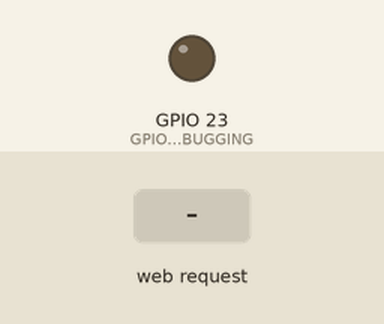
Simulated run of this program. Board: ESP32. Parts: output pins drawn as LEDs (lit = HIGH). The test bench sets the inputs (shaded band). What the program prints to the serial monitor is not drawn.

Above: at 2.2 s.
2.3 s: HTTP request GET /recipes received
At 3.5 s:
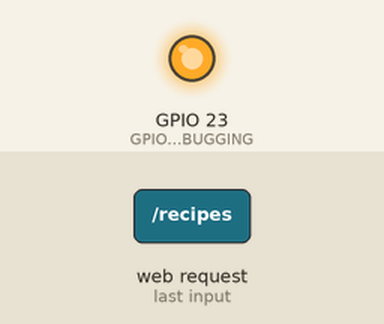
3.8 s: HTTP request GET /fastrun received
At 5.2 s:
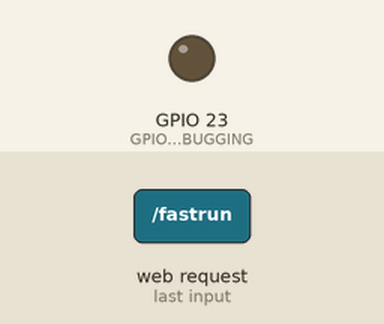
5.5 s: HTTP request GET / received
At 6.6 s:
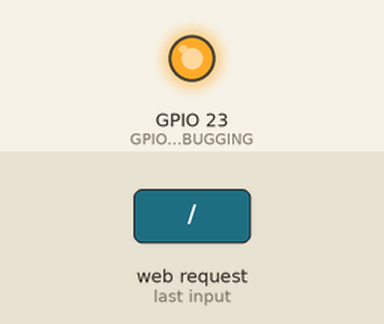
Timing chart, 0 to 8.5 s (numbered marks = the images above; inputs shaded):
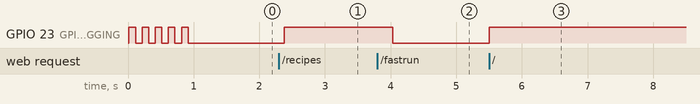

The program:

main.cpp
```cpp
#include "espServer.h"

//-----------------------------------------------------------------------------

// the setup function runs once when you press reset or power the board
void setup(void)
{
  initMyServerESP32();
}

//-----------------------------------------------------------------------------

void loop(void)
{
  //Handle Clinet requests
  server.handleClient();
}
//-----------------------------------------------------------------------------
```

espServer.h
```cpp
#ifndef _MY_ESP32_SERVER_H_
#define _MY_ESP32_SERVER_H_

#include <ArduinoJson.h>
#include <WiFi.h>
#include <WebServer.h>
#include <HTTPClient.h>
#include <WiFiClient.h>
#include <iostream>
#include <ESPmDNS.h>
#include <stdint-gcc.h>

#include "webpage.h"

#define GPIO_DEBUGGING  23
//#define SEND_SIMPLE_RANDOM
#define SEND_SITE_ON_BUTTON

extern WebServer server;

void initMyServerESP32(void);
void handleNotFound(void);
void handlerButtonRecipe(void);
void handlerButtonFastRun(void);
void handlerButtonProgs(void);
JsonObject receiveMessageFromClient(void);
void generateJsonBufAntTX(String jsonKey, int jsonVal);

#endif  //_MY_ESP32_SERVER_H_
```

webpage.h
```cpp
#ifndef _WEB_PAGE_H_
#define _WEB_PAGE_H_
/*
    К частным адресам относятся IP-адреса, значения которых лежат в следующих диапазонах:

10.0.0.0 — 10.255.255.255 (маска подсети для бесклассовой (CIDR) адресации: 255.0.0.0 или /8)
100.64.0.0 — 100.127.255.255 (маска подсети 255.192.0.0 или /10) -
      Данная подсеть рекомендована согласно RFC 6598 для использования
      в качестве адресов для CGN (Carrier-Grade NAT).
172.16.0.0 — 172.31.255.255 (маска подсети: 255.240.0.0 или /12)
192.168.0.0 — 192.168.255.255 (маска подсети: 255.255.0.0 или /16)
*/

//=============================================================================

const char startWebPage[] =
{
"<!DOCTYPE html>\n"
"<html>\n"
	#include "webpageHead.h"
	"<body>\n"
		"<p class='enterIPaddr' ><b>IP :</b>\n"
			"<input type='text' placeholder='xxx.xxx.xxx.xxx' value='172.16.8.23'/>\n"
		"</p>\n"
		"<div class='centerButtons'>\n"
			"<a>\n"
				"<div id='extButtons'\n"
					"class='classButtonRecipes'>\n"
					"<div id='innButtons'\n"
							"class='innerButtonRecipes'\n"
							"onclick='funcButRecipes()'>\n"
							"<big>\n"
							"Рецепты\n"
							"</big>\n"
					"</div>\n"
				"</div>\n"
			"</a>\n"
			"<a>\n"
				"<div id='extButtons'\n"
					"class='classButtonFastRun'>\n"
					"<div id='innButtons'\n"
							"class='innerButtonFastRun'\n"
							"onclick='funcButFastRun()'>\n"
							"<big>\n"
							"Быстрый<br>запуск\n"
							"</big>\n"
					"</div>\n"
				"</div>\n"
			"</a>\n"
			"<a>\n"
				"<div id='extButtons'\n"
						"class='classButtonProgs'>\n"
					"<div id='innButtons'\n"
							"class='innerButtonProgs'\n"
							"onclick='funcButProgs()'>\n"
							"<big>\n"
							"Программы\n"
							"</big>\n"
					"</div>\n"
				"</div>\n"
			"</a>\n"
		"</div>\n"
		"<br>\n"
		"<h1>\n"
		"<div id='debugPress'>debug Press</div>\n"
		"</h1>\n"
		"<br>\n"
		"<h1>\n"
		"<div id='debugRX'>receive data</div>\n"
		"</h1>\n"
		#include "webpageScript.h"
	"</body>\n"
"</html>\n"
};

//=============================================================================

const char startWebPageRecipe[] =
{
"<!DOCTYPE html>\n"
"<html>\n"
	"<head>\n"
		"<meta charset='UTF-8'>\n"
		"<title>Рецепты</title>\n"
		"<style>\n"
			"html, body\n"
			"{\n"
				"height: 80%;\n"
				"margin: 0;\n"
				"background:#000;\n"
				"color:#ddd;\n"
			"}\n"
			".centerCircle\n"
			"{\n"
				"border: 10px solid darkred;\n"
				"max-width: 100%;\n"
				"height: 70vh;\n"
				"margin: auto;\n"
				"align-items: center;\n"
				"justify-content: center;\n"
			"}\n"
		"</style>\n"
	"</head>\n"
	"<body>\n"
		"<div class='centerCircle'>\n"
			"<ul>\n"
				"<big><big><big><big>\n"
					"<li>для детей 4-6 мес.</li>\n"
					"<li>для детей с 7 мес.</li>\n"
					"<li>для детей с 8 мес.</li>\n"
					"<li>для детей с 9 мес.</li>\n"
					"<li>каши</li>\n"
					"<li>супы</li>\n"
					"<li>вторые блюда</li>\n"
					"<li>гарниры</li>\n"
					"<li>блюда на пару</li>\n"
					"<li>закуски и салаты</li>\n"
					"<li>хлеб</li>\n"
					"<li>выпечка</li>\n"
					"<li>десерты</li>\n"
					"<li>кисломолочные продуктц</li>\n"
					"<li>напитки</li>\n"
				"</big></big></big></big>\n"
			"</ul>\n"
		"</div>\n"
	"</body>\n"
"</html>\n"
};

//=============================================================================

const char startWebPageFastRun[] =
{
"<!DOCTYPE html>\n"
"<html>\n"
	"<head>\n"
		"<meta charset='UTF-8'>\n"
		"<title>Быстрый Старт</title>\n"
		"<style>\n"
			"html, body\n"
			"{\n"
				"height: 80%;\n"
				"margin: 0;\n"
				"background:#000;\n"
				"color:#ddd;\n"
			"}\n"
			".centerCircle\n"
			"{\n"
				"border: 10px solid darkred;\n"
				"max-width: 100%;\n"
				"height: 50vh;\n"
				"margin: auto;\n"
				"display: flex;\n"
				"align-items: center;\n"
				"justify-content: center;\n"
			"}\n"
			"#debugPress\n"
			"{\n"
				"border: 10px solid gray;\n"
				"max-width: 900px;\n"
				"height: 10vh;\n"
				"margin: auto;\n"
				"display: flex;\n"
				"align-items: center;\n"
				"justify-content: center;\n"
			"}\n"
		"</style>\n"
		"<div class='centerCircle'>\n"
			"<div\n"
				"id='svgRoot'>\n"
			"</div>\n"
		"</div>\n"
	"</head>\n"
	"<body>\n"
		"<big><big><big><big>\n"
		"<div id='debugPress'>debug Press</div>\n"
		"</big></big></big></big>\n"
    "<script type='text/javascript'>\n"
      "const DIAMETER = 600;\n"
      "const SVG_SIZE = DIAMETER + 12;\n"
      "const STROKE = 'black';\n"
      "const STROKE_WIDTH = '1';\n"
			"function functionCircleRed()\n"
			"{\n"
				"myLabel = document.getElementById('debugPress');\n"
				"myLabel.innerHTML = 'myColor : RED';\n"
			"}\n"
			"function functionCircleGreen()\n"
			"{\n"
				"myLabel = document.getElementById('debugPress');\n"
				"myLabel.innerHTML = 'myColor : GREEN';\n"
			"}\n"
			"function functionCircleBlue()\n"
			"{\n"
				"myLabel = document.getElementById('debugPress');\n"
				"myLabel.innerHTML = 'myColor : BLUE';\n"
			"}\n"
			"function functionCircleYellow()\n"
			"{\n"
				"myLabel = document.getElementById('debugPress');\n"
				"myLabel.innerHTML = 'myColor : YELLOW';\n"
			"}\n"
      "const getSectorPath = (x, y, outerDiameter, a1, a2) =>\n"
			"{\n"
        "const degtorad = Math.PI / 180;\n"
        "const cr = outerDiameter / 2;\n"
        "const cx1 = Math.cos(degtorad * a2) * cr + x;\n"
        "const cy1 = -Math.sin(degtorad * a2) * cr + y;\n"
        "const cx2 = Math.cos(degtorad * a1) * cr + x;\n"
        "const cy2 = -Math.sin(degtorad * a1) * cr + y;\n"
        "return `M${x} ${y} ${cx1} ${cy1} A${cr} ${cr} 0 0 1 ${cx2} ${cy2}Z`;\n"
      "};\n"
      "const svgRoot = document.getElementById('svgRoot');\n"
      "const pieChartSvgString =\n"
			"`<svg width='${SVG_SIZE}' height='${SVG_SIZE}'>\n"
				"<path\n"
					"id='MyPath'\n"
					"stroke='${STROKE}'\n"
					"stroke-width='${STROKE_WIDTH}'\n"
					"d='${getSectorPath(SVG_SIZE / 2, SVG_SIZE / 2, DIAMETER, 45, 135)}'\n"
          "fill=red\n"
					"onclick='functionCircleRed()'\n"
				"/>\n"
        "<path\n"
          "stroke='${STROKE}'\n"
          "stroke-width='${STROKE_WIDTH}'\n"
          "d='${getSectorPath(SVG_SIZE / 2, SVG_SIZE / 2, DIAMETER, 135, 225)}'\n"
          "fill=green\n"
					"onclick='functionCircleGreen()'\n"
				"/>\n"
        "<path\n"
          "stroke='${STROKE}'\n"
          "stroke-width='${STROKE_WIDTH}'\n"
          "d='${getSectorPath(SVG_SIZE / 2, SVG_SIZE / 2, DIAMETER, 225, 315)}'\n"
          "fill=blue\n"
					"onclick='functionCircleBlue()'\n"
        "/>\n"
        "<path\n"
          "stroke='${STROKE}'\n"
          "stroke-width='${STROKE_WIDTH}'\n"
          "d='${getSectorPath(SVG_SIZE / 2, SVG_SIZE / 2, DIAMETER, 315, 45)}'\n"
          "fill=yellow\n"
					"onclick='functionCircleYellow()'\n"
        "/>\n"
      "</svg>`;\n"
      "const svgNode = document.createRange().createContextualFragment(pieChartSvgString);\n"
      "svgRoot.appendChild(svgNode);\n"
    "</script>\n"
	"</body>\n"
"</html>\n"
};

//=============================================================================

const char startWebPageProgs[] =
{
"<!DOCTYPE html>\n"
"<html>\n"
	"<head>\n"
		"<meta charset='UTF-8'>\n"
		"<title>Программы</title>\n"
		"<style>\n"
			"html, body\n"
			"{\n"
				"height: 80%;\n"
				"margin: 0;\n"
				"background:#000;\n"
				"color:#ddd;\n"
			"}\n"
			".centerButton\n"
			"{\n"
				"border: 10px solid darkred;\n"
				"max-width: 100%;\n"
				"height: 70vh;\n"
				"margin: auto;\n"
				"align-items: center;\n"
				"justify-content: center;\n"
			"}\n"
			"#tWork,#tRunning,#tGradus\n"
			"{\n"
				"margin: 7px 2px;\n"
				"padding: 25px 32px;\n"
				"font-size: 30px;\n"
				"width:40%;\n"
				"height:30%;\n"
			"}\n"
			"#tWork:hover,\n"
			"#tRunning:hover,\n"
			"#tGradus:hover\n"
			"{\n"
				"background-color: #4CAF50;\n"
				"color: white;\n"
			"}\n"
			"#debugPress\n"
			"{\n"
				"border: 10px solid gray;\n"
				"max-width: 900px;\n"
				"height: 10vh;\n"
				"margin: auto;\n"
				"display: flex;\n"
				"align-items: center;\n"
				"justify-content: center;\n"
			"}\n"
		"</style>\n"
	"</head>\n"
	"<body>\n"
		"<div class='centerButton'>\n"
			"<p style='text-align: center'>\n"
				"<button id='tWork'\n"
							"type='submit'\n"
							"onclick='func_t_work()'>\n"
							"Время работы, час/мин\n"
				"</button>\n"
			"</p>\n"
			"<p style='text-align: center'>\n"
				"<button id='tRunning'\n"
							"type='submit'\n"
							"onclick='func_t_run()'>\n"
							"Время запуска, час/мин\n"
				"</button>\n"
			"</p>\n"
			"<p style='text-align: center'>\n"
					"<button id='tGradus'\n"
							"type='submit'\n"
							"onclick='func_temperature()'>\n"
							"Температура, °C\n"
					"</button>\n"
			"</p>\n"
		"</div>\n"
		"<big><big><big><big>\n"
		"<div id='debugPress'>debug Press</div>\n"
		"</big></big></big></big>\n"
		"<script>\n"
			"//-------------------------------------\n"
			"function func_t_work()\n"
			"{\n"
				"myLabel = document.getElementById('debugPress');\n"
				"myLabel.innerHTML = 'press button (func_t_work)';\n"
				"myLabel.innerHTML += ', Время работы, час/мин';\n"
			"}\n"
			"//-------------------------------------\n"
			"function func_t_run()\n"
			"{\n"
				"myLabel = document.getElementById('debugPress');\n"
				"myLabel.innerHTML = 'press button (func_t_run)';\n"
				"myLabel.innerHTML += ', Время запуска, час/мин';\n"
			"}\n"
			"//-------------------------------------\n"
			"function func_temperature()\n"
			"{\n"
				"myLabel = document.getElementById('debugPress');\n"
				"myLabel.innerHTML = 'press button (func_temperature)';\n"
				"myLabel.innerHTML += ', Температура, °C';\n"
			"}\n"
		"</script>\n"
	"</body>\n"
"</html>\n"
};

//=============================================================================

#endif	//_WEB_PAGE_H_
```

webpageHead.h
```cpp
	"<head>\n"
		"<meta charset='utf-8'/>\n"
		"<title>REDMOND</title>\n"
		"<style>\n"
			"html, body\n"
			"{\n"
				"height: 80%;\n"
				"margin: 0;\n"
			"}\n"
			".enterIPaddr\n"
			"{\n"
				"margin: auto;\n"
				"text-align: center;\n"
			"}\n"
			".centerButtons\n"
			"{\n"
				"border: 10px solid darkred;\n"
				"max-width: 100%;\n"
				"height: 50vh;\n"
				"margin: auto;\n"
				"display: flex;\n"
				"align-items: center;\n"
				"justify-content: center;\n"
				"background: linear-gradient(45deg, rgb(51,51,51), darkgray);\n"
			"}\n"
			"#debugPress\n"
			"{\n"
				"border: 10px solid gray;\n"
				"max-width: 900px;\n"
				"height: 10vh;\n"
				"margin: auto;\n"
				"display: flex;\n"
				"align-items: center;\n"
				"justify-content: center;\n"
			"}\n"
			"#debugRX\n"
			"{\n"
				"border: 10px solid gray;\n"
				"max-width: 900px;\n"
				"height: 10vh;\n"
				"margin: auto;\n"
				"display: flex;\n"
				"align-items: center;\n"
				"justify-content: center;\n"
			"}\n"
			"#extButtons\n"
			"{\n"
				"margin: auto;\n"
				"display: flex;\n"
				"align-items: center;\n"
				"justify-content: center;\n"
				"border-radius: 50%;\n"
				"width: 10em;\n"
				"height: 10em;\n"
				"font-weight: bold;\n"
				"font-size: 200%;\n"
				"border: 2px solid red;\n"
				"margin: auto;\n"
				"box-shadow: inset -20px 20px 20px rgba(0,0,0,.2), inset -20px 20px 20px rgba(0,0,0,.8);\n"
			"}\n"
			"#innButtons\n"
			"{\n"
				"border-radius: 50%;\n"
				"width: 70%;\n"
				"height: 70%;\n"
				"margin: auto;\n"
				"display: flex;\n"
				"align-items: center;\n"
				"justify-content: center;\n"
			"}\n"
			".classButtonRecipes\n"
			"{\n"
				"background: blue;\n"
			"}\n"
			".classButtonFastRun\n"
			"{\n"
				"background: blue;\n"
			"}\n"
			".classButtonProgs\n"
			"{\n"
				"background: blue;\n"
			"}\n"
			".innerButtonRecipes\n"
			"{\n"
				"color: orange;\n"
				"background: green;\n"
			"}\n"
			".innerButtonFastRun\n"
			"{\n"
				"color: orange;\n"
				"background: green;\n"
			"}\n"
			".innerButtonProgs\n"
			"{\n"
				"color: orange;\n"
				"background: green;\n"
			"}\n"
		"</style>\n"
	"</head>\n"
```

webpageScript.h
```cpp
	"<script defer>	\n"
		"var countRecipes = 0;\n"
		"var countFastRun = 0;\n"
		"var countProgs = 0;\n"
		"var payloadJSON;\n"
		"var url_path;\n"
		"var attemptCounter = 0;\n"
		"function funcButRecipes()\n"
		"{\n"
			"attemptCounter = 0;\n"
			"countRecipes++;\n"
			"payloadJSON = {'bPrivate_1' : countRecipes};\n"
			"myLabel = document.getElementById('debugPress');\n"
			"myLabel.innerHTML = '>>> JSON : ' + JSON.stringify(payloadJSON);\n"
      		"url_path = f_draw_all_url();\n"
			"url_path += 'recipes';\n"
			"loadData(url_path, payloadJSON)\n"
			".then(data => {\n"
				"payloadJSON = data;\n"
				"myLabel = document.getElementById('debugRX');\n"
				"myLabel.innerHTML = '<<< RX recipe JSON : ' + countRecipes;\n"
				"var myWindow = window.open('', '_blank');\n"
				"myWindow.document.write(payloadJSON.buttonRecipes);\n"
			"});\n"
		"}\n"
		"function funcButFastRun()\n"
		"{\n"
			"attemptCounter = 0;\n"
			"countFastRun++;\n"
			"payloadJSON = {'bPrivate_2' : countFastRun};\n"
			"myLabel = document.getElementById('debugPress');\n"
			"myLabel.innerHTML = '>>> JSON : ' + JSON.stringify(payloadJSON);\n"
      		"url_path = f_draw_all_url();\n"
			"url_path += 'fastrun';\n"
			"loadData(url_path, payloadJSON)\n"
			".then(data => {\n"
				"payloadJSON = data;\n"
				"myLabel = document.getElementById('debugRX');\n"
				"myLabel.innerHTML = '<<< RX fastrun JSON : ' + countFastRun;\n"
				"var myWindow = window.open('', '_blank');\n"
				"myWindow.document.write(payloadJSON.buttonFastRun);\n"
			"});\n"
		"}\n"
		"function funcButProgs()\n"
		"{\n"
			"attemptCounter = 0;\n"
			"countProgs++;\n"
			"payloadJSON = {'bPrivate_3' : countProgs};\n"
			"myLabel = document.getElementById('debugPress');\n"
			"myLabel.innerHTML = '>>> JSON : ' + JSON.stringify(payloadJSON);\n"
      		"url_path = f_draw_all_url();\n"
			"url_path += 'progs';\n"
			"loadData(url_path, payloadJSON)\n"
			".then(data => {\n"
				"payloadJSON = data;\n"
				"myLabel = document.getElementById('debugRX');\n"
				"myLabel.innerHTML = '<<< RX progs JSON : ' + countProgs;\n"
				"var myWindow = window.open('', '_blank');\n"
				"myWindow.document.write(payloadJSON.buttonProgs);\n"
			"});\n"
		"}\n"
		"function f_draw_all_url()\n"
		"{\n"
			"return 'http://172.16.8.23/';\n"
		"}\n"
		"function MySleep(ms)\n"
		"{\n"
				"return new Promise(resolve => setTimeout(resolve, ms));\n"
		"}\n"
		"async function MyTimeoutSleep(timeUser)\n"
		"{\n"
			"for (let i = 0; i < 5; i++)\n"
			"{\n"
					"await MySleep(i * timeUser);\n"
			"}\n"
		"}\n"
		"async function loadData(url = '', dataTx = {})\n"
		"{\n"
			"try\n"
			"{\n"
				"const response = await fetchWithTimeout(url, dataTx, {\n"
					"timeout: 1000\n"
				"});\n"
				"const dataRx = await response.json();\n"
				"return dataRx;\n"
			"}\n"
			"catch (error)\n"
			"{\n"
				"if(attemptCounter >= 3)\n"
				"{\n"
					"myLabel = document.getElementById('debugRX');\n"
					"myLabel.innerHTML += ' attemptCounter = ' + attemptCounter;\n"
				"}\n"
				"else\n"
				"{\n"
					"MyTimeoutSleep(200);\n"
					"loadData(url, dataTx);\n"
					"attemptCounter++;\n"
				"}\n"
			"}\n"
		"}\n"
		"async function fetchWithTimeout(url, data, options = {})\n"
		"{\n"
			"const { timeout = 1000 } = options;\n"
			"const abortController = new AbortController();\n"
			"const id = setTimeout(() => abortController.abort(), timeout);\n"
			"const response = await fetch(url,\n"
			"{\n"
				"signal: abortController.signal,\n"
				"method: 'POST', // *GET, POST, PUT, DELETE, etc.\n"
				"mode: 'cors', // no-cors, *cors, same-origin\n"
				"cache: 'no-cache', // *default, no-cache, reload, force-cache, only-if-cached\n"
				"credentials: 'same-origin', // include, *same-origin, omit\n"
				"headers:\n"
				"{\n"
					"'Accept': 'application/json',\n"
				"},\n"
				"redirect: 'follow', // manual, *follow, error\n"
				"referrerPolicy: 'no-referrer',	// no-referrer, *no-referrer-when-downgrade, origin,\n"
																				"//origin-when-cross-origin, same-origin, strict-origin,\n"
																				"//strict-origin-when-cross-origin, unsafe-url\n"
				"body: JSON.stringify(data) // body data type must match Content-Type header\n"
			"});\n"
			"clearTimeout(id);\n"
			"return response;\n"
		"}\n"
	"</script>\n"
```

Source omitted: espServer.cpp (6718 bytes)

Measured:
- after the input at 2.3 s, GPIO 23 (GPIO_DEBUGGING): LOW → HIGH after 0.08 s
- after the input at 3.8 s, GPIO 23 (GPIO_DEBUGGING): HIGH → LOW after 0.23 s
- after the input at 5.5 s, GPIO 23 (GPIO_DEBUGGING): LOW → HIGH at once
